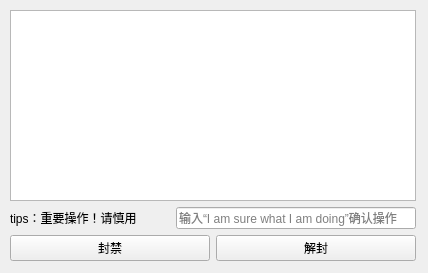
<?xml version="1.0" encoding="UTF-8"?>
<ui version="4.0">
 <class>admin_ban</class>
 <widget class="QWidget" name="admin_ban">
  <property name="geometry">
   <rect>
    <x>0</x>
    <y>0</y>
    <width>428</width>
    <height>273</height>
   </rect>
  </property>
  <property name="windowTitle">
   <string>Form</string>
  </property>
  <widget class="QWidget" name="verticalLayoutWidget">
   <property name="geometry">
    <rect>
     <x>10</x>
     <y>10</y>
     <width>406</width>
     <height>251</height>
    </rect>
   </property>
   <layout class="QVBoxLayout" name="verticalLayout">
    <item>
     <widget class="QTableWidget" name="userTable"/>
    </item>
    <item>
     <layout class="QHBoxLayout" name="horizontalLayout_2">
      <item>
       <widget class="QLabel" name="statuslabel">
        <property name="minimumSize">
         <size>
          <width>150</width>
          <height>0</height>
         </size>
        </property>
        <property name="text">
         <string>tips：重要操作！请慎用</string>
        </property>
       </widget>
      </item>
      <item>
       <spacer name="horizontalSpacer">
        <property name="orientation">
         <enum>Qt::Orientation::Horizontal</enum>
        </property>
        <property name="sizeHint" stdset="0">
         <size>
          <width>40</width>
          <height>20</height>
         </size>
        </property>
       </spacer>
      </item>
      <item>
       <widget class="QLineEdit" name="ensure">
        <property name="minimumSize">
         <size>
          <width>240</width>
          <height>0</height>
         </size>
        </property>
        <property name="placeholderText">
         <string>输入“I am sure what I am doing”确认操作</string>
        </property>
       </widget>
      </item>
     </layout>
    </item>
    <item>
     <layout class="QHBoxLayout" name="horizontalLayout">
      <item>
       <widget class="QPushButton" name="banButton">
        <property name="text">
         <string>封禁</string>
        </property>
       </widget>
      </item>
      <item>
       <widget class="QPushButton" name="unbanButton">
        <property name="text">
         <string>解封</string>
        </property>
       </widget>
      </item>
     </layout>
    </item>
   </layout>
  </widget>
 </widget>
 <resources/>
 <connections/>
</ui>
